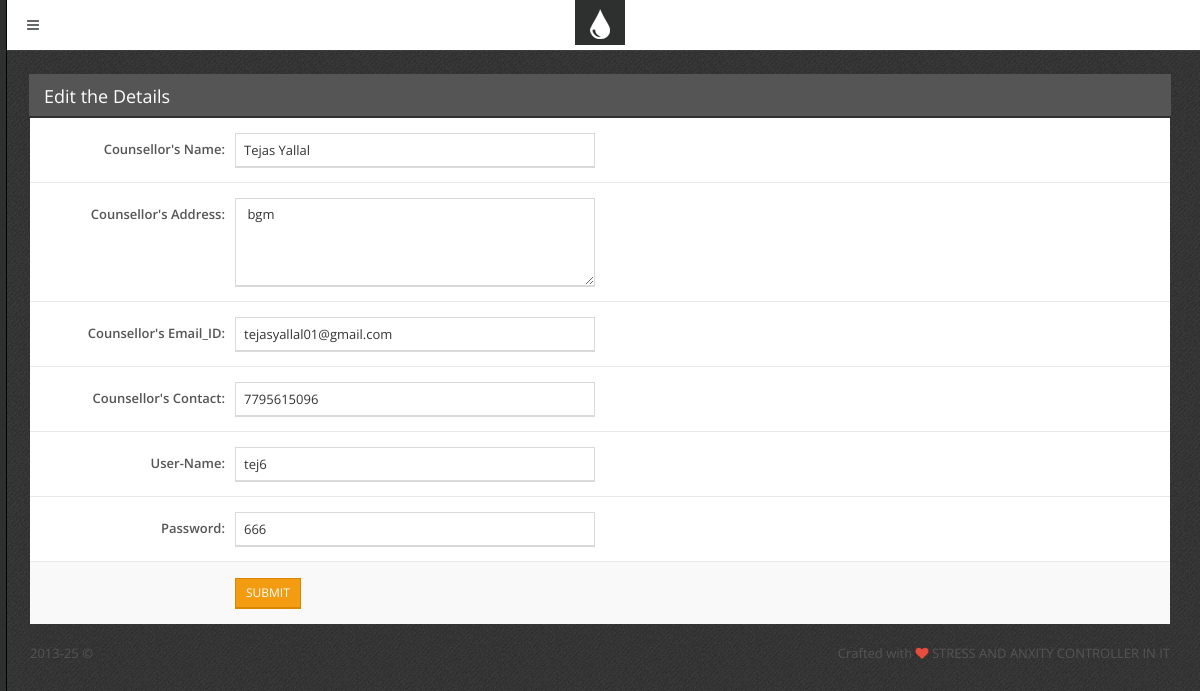
/counsellors_edit.php?bid=6, run on the app's committed database.
### tables this page shows
CREATE TABLE `counselors` (
  `id` int(11) NOT NULL,
  `c_name` varchar(256) NOT NULL,
  `c_address` varchar(256) NOT NULL,
  `c_email` varchar(256) NOT NULL,
  `c_contact` varchar(256) NOT NULL,
  `username` varchar(256) NOT NULL,
  `password` varchar(256) NOT NULL
);

### counsellors_edit.php (the view, shortened to what this page needs)
<?php include 'inc/top.php';       ?>
<?php
include("db.php");
$id = $_REQUEST['bid'];
$result = mysqli_query($con,"SELECT * FROM `counselors` WHERE id  = '$id'");
$test = mysqli_fetch_array($result);
                $c_name= $test['c_name'] ;
                $c_address=$test['c_address'];
                $c_email=$test['c_email'];
                $c_contact=$test['c_contact'];
                $username=$test['username'];
                $password=$test['password'];
?>
    <div class="block">
        <div class="block-title">
            <h2>Edit the  Details </h2>
        </div>
        <form  method="post" class="form-horizontal form-bordered" >
            <div class="form-group">
                <label class="col-sm-2 control-label" for="bordered-username">Counsellor's Name: </label>
                <div class="col-sm-4">
                    <input type="text" id="bordered-username" name="c_name" value="<?php echo($c_name)?>" class="form-control" >
                </div>
            </div>
            <div class="form-group">
                <label class="col-sm-2 control-label" for="bordered-bio">Counsellor's Address:
                </label>
                <div class="col-sm-4">
                    <textarea id="bordered-bio" name="c_address" rows="4" class="form-control" required> <?php echo($c_address)?></textarea>
                </div>
            </div>
             <div class="form-group">
                <label class="col-sm-2 control-label" for="bordered-username">Counsellor's Email_ID: </label>
                <div class="col-sm-4">
                    <input type="email" id="bordered-username" name="c_email"  value="<?php echo($c_email)?>"class="form-control" >
                </div>
            </div>
             <div class="form-group">
                <label class="col-sm-2 control-label" for="bordered-username">Counsellor's Contact: </label>
                <div class="col-sm-4">
                    <input type="text" id="bordered-username" name="c_contact" value="<?php echo($c_contact)?>" class="form-control" >
                </div>
            </div>
             <div class="form-group">
                <label class="col-sm-2 control-label" for="bordered-username">User-Name: </label>
                <div class="col-sm-4">
                    <input type="text" id="bordered-username" name="username" value="<?php echo($username)?>" class="form-control" >
                </div>
            </div>
             <div class="form-group">
                <label class="col-sm-2 control-label" for="bordered-username">Password: </label>
                <div class="col-sm-4">
                    <input type="text" id="bordered-username" name="password" value="<?php echo($password)?>" class="form-control" >
                </div>
            </div>
            <div class="form-group">
                <div class="col-sm-10 col-sm-offset-2">
                    <input type="submit" name="submit" class="btn btn-sm btn-primary" value=" SUBMIT "/>
                </div>
            </div>
        </form>
    </div>
<?php include 'inc/footer.php';  ?>
<?php include 'inc/bottom.php';  ?>

### css/main.css (style rules this page uses)
body { font-family: "Open Sans", "Helvetica Neue", Helvetica, Arial, sans-serif; color: #555555; font-size: 13px; background: #454545 url('../img/template/bg.png') top left repeat; }
.block { margin: 0 0 20px; padding: 20px 20px 1px 20px; background-color: #ffffff; }
.block-title { color: #646869; margin: -21px -21px 20px; background-color: #555555; border-bottom: 2px solid #2e3030; color: #ffffff; }
.block-title h1, .block-title h2, .block-title h3, .block-title h4, .block-title h5, .block-title h6 { display: inline-block; font-size: 18px; line-height: 18px; line-height: 1.4; margin: 0; padding: 10px 16px 7px; font-weight: normal; }
.block-title h1, .block-title h2, .block-title h3 { padding-left: 15px; padding-right: 15px; }
h1, h2, h3, h4, h5, h6, .h1, .h2, .h3, .h4, .h5, .h6 { font-family: "Open Sans", "Helvetica Neue", Helvetica, Arial, sans-serif; font-weight: 300; }
label { font-weight: normal; padding-bottom: 5px; }
.control-label { font-weight: 600; }
.form-control { font-size: 13px; padding: 6px 8px; color: #333; border-color: #d9d9d9; border-radius: 0 !important; -webkit-box-shadow: 0 1px 0 #d9d9d9; box-shadow: 0 1px 0 #d9d9d9; }
.form-horizontal .form-group { margin-right: -5px; margin-left: -5px; }
.form-horizontal.form-bordered { margin: -20px -20px -1px; }
.form-horizontal.form-bordered .form-group { border-top: 1px solid #e9e9e9; margin: 0; padding: 15px; }
.form-horizontal.form-bordered .form-group:first-child { border-top: none; }
.form-horizontal.form-bordered .form-group:last-child { background-color: #f9f9f9; }
input[type="text"].form-control, input[type="password"].form-control, input[type="email"].form-control, textarea.form-control { -webkit-appearance: none; }
.btn { margin: 1px 0; border-radius: 0 !important; }
.btn-primary, .btn-primary:hover, .btn-primary:focus, .btn-primary:active, .btn-primary.active, .open .dropdown-toggle.btn-primary, .btn-primary.disabled, .btn-primary[disabled], fieldset[disabled] .btn-primary, .btn-primary.disabled:hover, .btn-primary[disabled]:hover, fieldset[disabled] .btn-primary:hover, .btn-primary.disabled:focus, .btn-primary[disabled]:focus, fieldset[disabled] .btn-primary:focus, .btn-primary.disabled:active, .btn-primary[disabled]:active, fieldset[disabled] .btn-primary:active, .btn-primary.disabled.active, .btn-primary[disabled].active, fieldset[disabled] .btn-primary.active { background-color: #f39c12; border-color: #d98600; -webkit-box-shadow: 0 1px 0 #d98600; box-shadow: 0 1px 0 #d98600; }
.col-xs-1, .col-xs-2, .col-xs-3, .col-xs-4, .col-xs-5, .col-xs-6, .col-xs-7, .col-xs-8, .col-xs-9, .col-xs-10, .col-xs-11, .col-xs-12, .col-sm-1, .col-sm-2, .col-sm-3, .col-sm-4, .col-sm-5, .col-sm-6, .col-sm-7, .col-sm-8, .col-sm-9, .col-sm-10, .col-sm-11, .col-sm-12, .col-md-1, .col-md-2, .col-md-3, .col-md-4, .col-md-5, .col-md-6, .col-md-7, .col-md-8, .col-md-9, .col-md-10, .col-md-11, .col-md-12, .col-lg-1, .col-lg-2, .col-lg-3, .col-lg-4, .col-lg-5, .col-lg-6, .col-lg-7, .col-lg-8, .col-lg-9, .col-lg-10, .col-lg-11, .col-lg-12 { padding-right: 5px; padding-left: 5px; }

### data on the page
counselors: c_name "Tejas Yallal", c_address "bgm", c_email "tejasyallal01@gmail.com", c_contact "7795615096", username "tej6", password "666"
